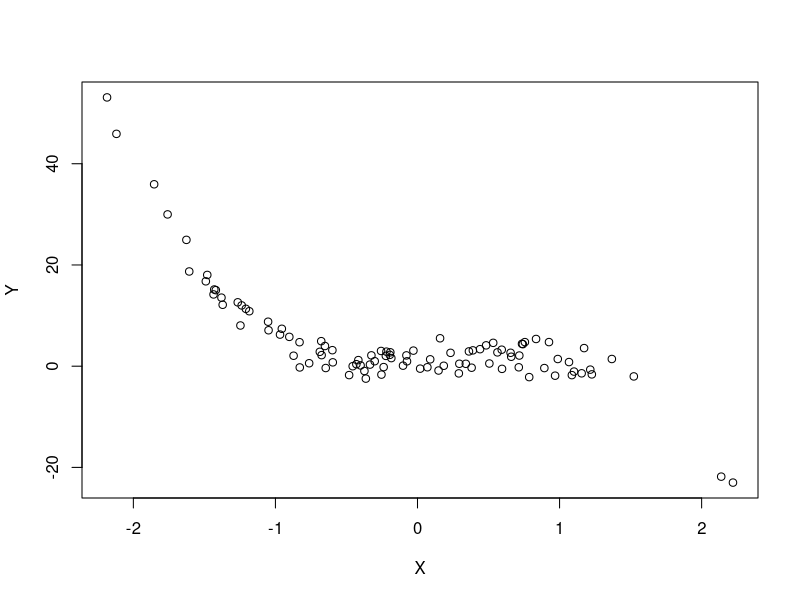
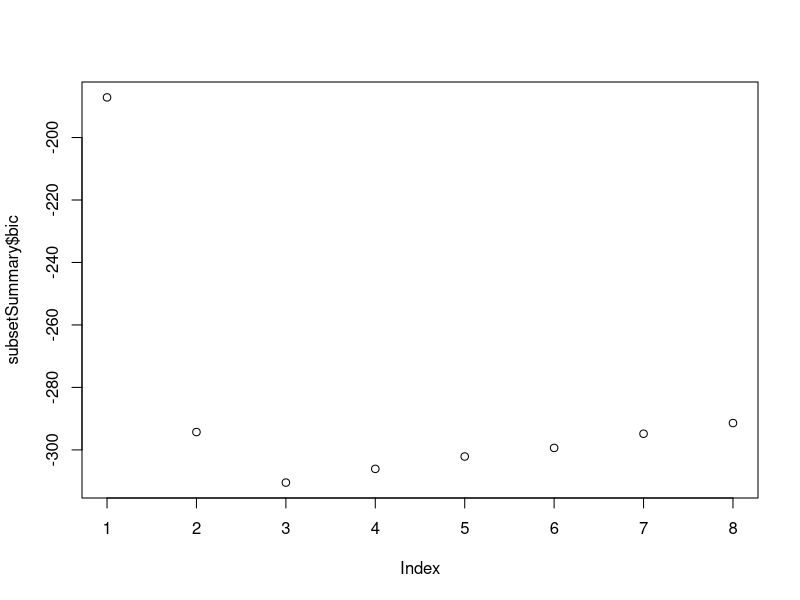
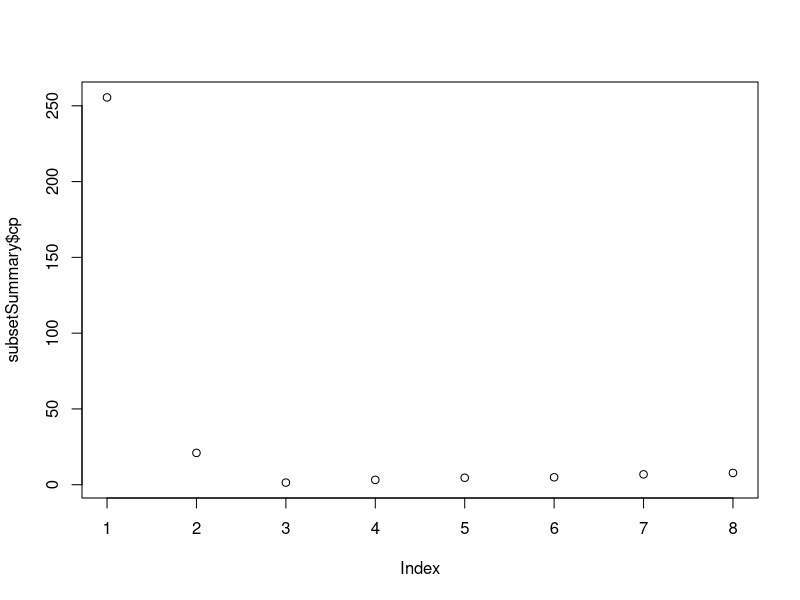
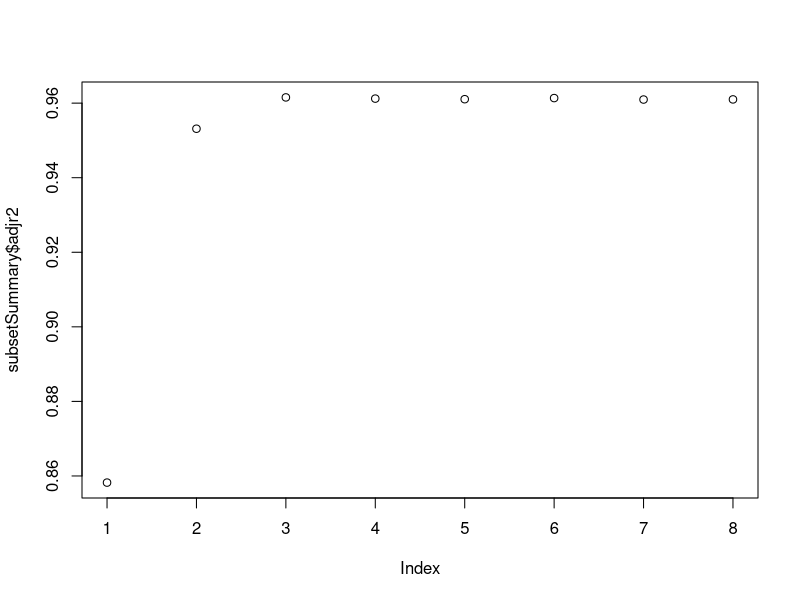
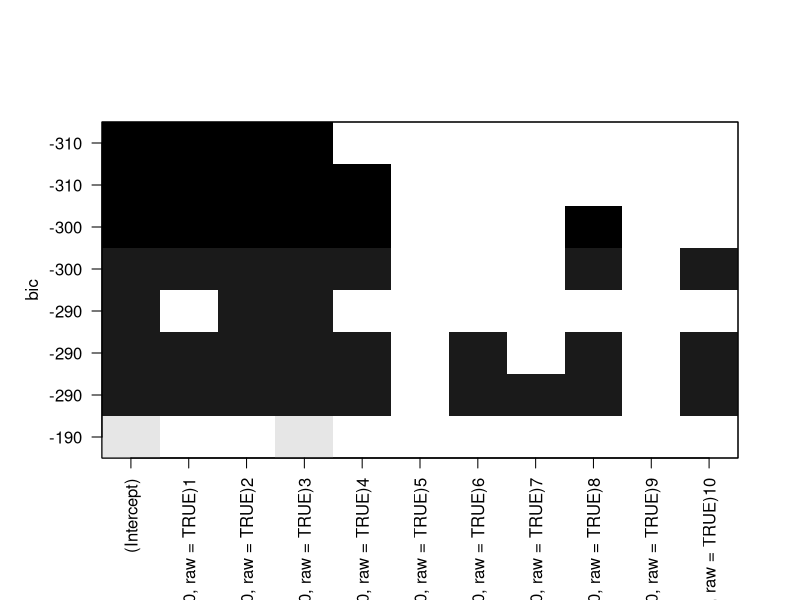
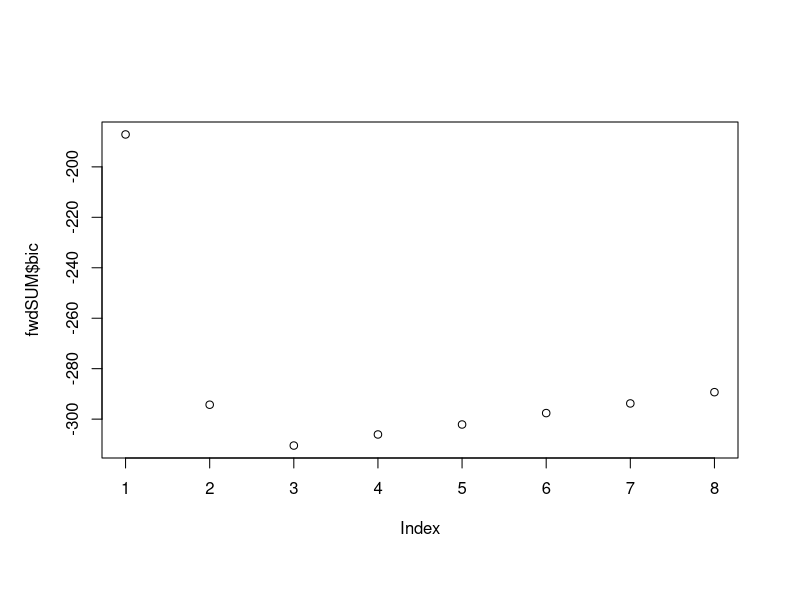
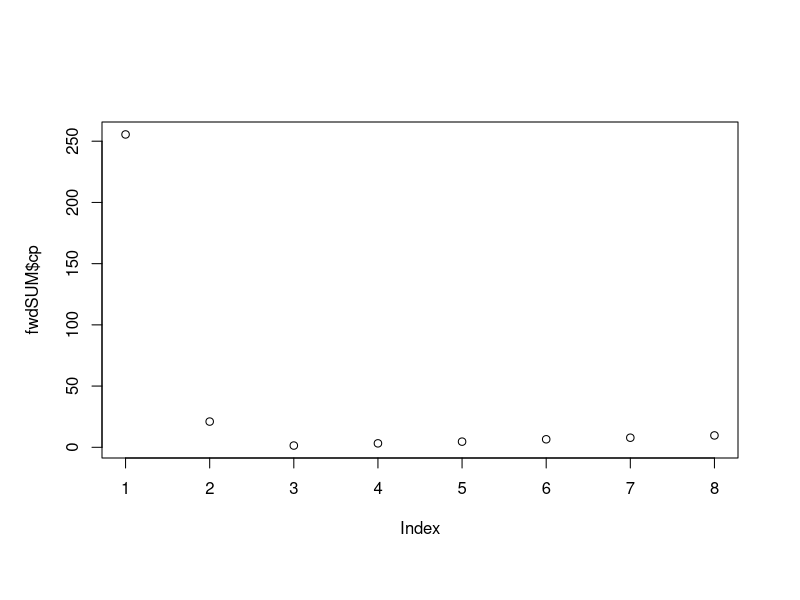
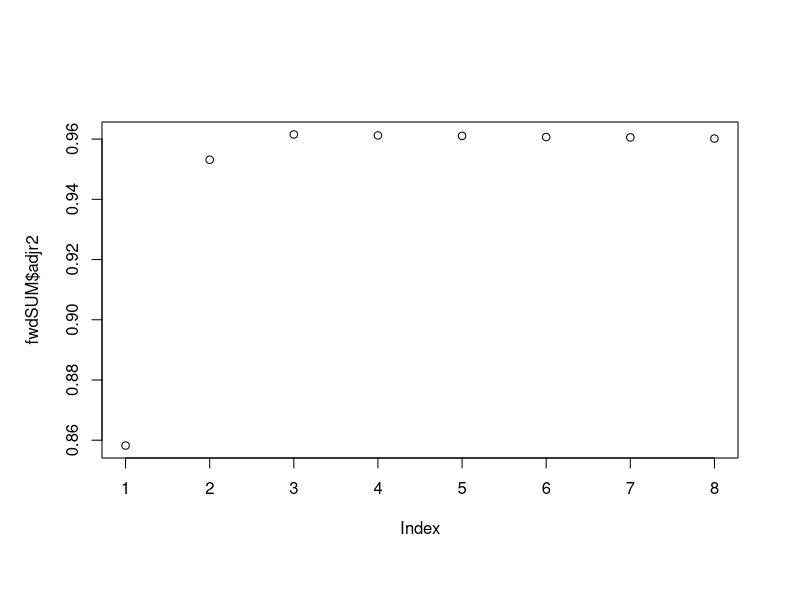

The R source for these figures, in order: (Note: this script raises an error after producing the figures.)
library(leaps)
library(glmnet)
#Chapter 6 exercise 8
#In this exercise, we will generate simulated data, and will then use this data to perform best subset selection.
#(a) Use the rnorm() function to generate a predictor X of length n = 100, as well as a noise vector of length n = 100.
set.seed(10)
X <- rnorm(100)
error <- rnorm(100,sd=2)

#(b) Generate a response vector Y of length n = 100 for a cubic polynomial, with coefficients for all parts.
#Choose values for the coefficients
B0= 1
B1= 2
B2= 3
B3=-4
Y <- B0 + B1*X + B2*X^2 + B3*X^3 + error
plot(X,Y) 
#Pretty! You can vary the influence of the error (increase the sd above) to explore when the approach fails!

#(c) Use regsubsets() to perform best subset selection in order to choose the best model.
#What is the best model obtained according to Cp, BIC, and adjusted R2? 
#Show some plots to provide evidence for your answer, and report the coefficients of the best model ob- tained.

data <- data.frame(x=X,Y=Y)
subset <- regsubsets(Y~poly(X,10,raw=TRUE), data = data)
#Selecting raw in the poly function prevents poly from generating orthogal polynomials!
#Reverting to raw basically generates the polynomials you expect.

subsetSummary <- summary(subset)
plot(subsetSummary$bic)
subsetSummary$bic # 3 predictors, which is correct! 
plot(subsetSummary$cp)
subsetSummary$cp # 3 predictors, which is correct!
plot(subsetSummary$adjr2)
subsetSummary$adjr2 # 3 predictors, which is correct!
coef(subset,3)#Quite close to the real values! 

#8d.Repeat (c), using forward stepwise selection and also using backwards stepwise selection. 
#How does your answer compare to the results in (c)?
fwd <- regsubsets(Y~poly(X,10,raw=TRUE),data=data,method="forward")
fwdSUM <- summary(fwd)
plot(fwd)
plot(fwdSUM$bic)
subsetSummary$bic # 3 predictors, which is correct! 
plot(fwdSUM$cp)# 3 predictors, which is correct!
plot(fwdSUM$adjr2)# 3 predictors, which is correct!
coef(fwd,3)
bwd=regsubsets(Y~poly(x,10,raw=TRUE),data=data,method="backward")
bwdSUM <- summary(bwd)
plot(bwd)
plot(bwdSUM$bic)
plot(bwdSUM$cp)
plot(bwdSUM$adjr2)
coef(bwd,3)
#again all find the correct model! This will change if you increase the error amplitude.
#(e) Fit a lasso model. Use cross-validation to select the optimal value of λ. Create plots of the cross-validation error as a function of λ. Report the resulting coefficient estimates.
#Discuss the results obtained.
#mat <- model.matrix(Y~poly(X,10,raw=TRUE),data=data)[,-1]
set.seed(10)
mat=model.matrix(Y~poly(X,10,raw=TRUE))
#The model.matrix() function is particularly useful for creating x; not only does it produce a matrix corresponding to the 19 predictors but it also automatically transforms any qualitative variables into dummy variables. The latter property is important because glmnet() can only take numerical, quantitative inputs.
lasso <- cv.glmnet(mat, Y, alpha = 1)
lambda <- lasso$lambda.1se #select the simplest model, using the most restrictive lambda with good performance
plot(lasso)
lassoModel <- glmnet(mat, Y, alpha = 1)
predict(lassoModel, s =lambda, type = "coefficients")
#depending on the error amplitude and seed here and above you will find the correct set of variables or not!
#here a small coefficient is given to X^5 but not to X^1
#Let's plot this fit now, how good is this?

Xr=seq(from=-2.5,to=2.5,by=0.1)
Yr=B0 + B1*Xr + B2*Xr^2 + B3*Xr^3
Yl=1.1129360+2.7315556*Xr^2+-2.501508*Xr^3+-0.2018969*Xr^5
plot(X,Y,pch=19,col="grey") #points in grey
lines(Xr,Yr,col=1,lty=1) #real formula in solid black 
lines(Xr,Yl,col=2,lty=2) #lasso fit in dotted red, looking pretty good
#Is this a consequence of shrinking the coefficients? The lasso fit has a coefficient vector with an l1 norm of 5.43 vs 9 for the real coefficients

#(f)Now generate a response vector Y according to the model Y = β0 + β7X7 + ε,
#and perform best subset selection and the lasso. Discuss the results obtained.

B7 <- 0.1
Y <- B0 + B7*X^7 + error
plot(X,Y) #almost a straight horizontal, with a few observations to note the deviations from linear at the edges
data <- data.frame(x=X,Y=Y)
subset <- regsubsets(Y~poly(X,10,raw=TRUE), data = data, nvmax=10)
subsetSummary <- summary(subset)
names(subsetSummary)
plot(subsetSummary$cp)
plot(subsetSummary$bic)
plot(subsetSummary$adjr2)
#all select a model with a single value
coefficients(subset, id = 1) #this is an amazingly good fit! Nearly perfect.

#Lasso 
mat <- model.matrix(Y~poly(X,10,raw=TRUE),data=data)[,-1]
lasso <- cv.glmnet(mat, Y, alpha = 1)
lambda <- lasso$lambda.1se
plot(lasso)
lassoModel <- glmnet(mat, Y, alpha = 1)
plot(lassoModel)
predict(lassoModel, s =lambda, type = "coefficients")
#This is quite a good fit! Again in this case not the perfect model is fit for lasso, with a small coefficient for X^9.
#the l1 norm for the B is 0.074 for lasso vs 0.1 in reality
#It is true that the X^7 and X^9 are highly correlated, but X^9 grows faster and requires a smaller coefficient
plot(Xr^7,Xr^9)
cor(Xr2^3,Xr2^9)
